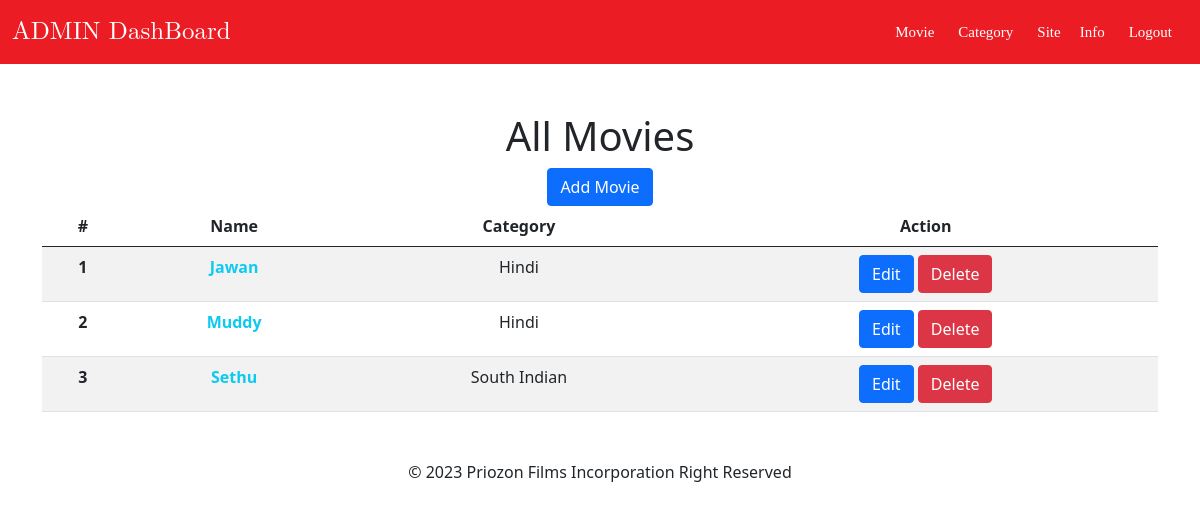
The app's page /administration/ (signed in), older data.
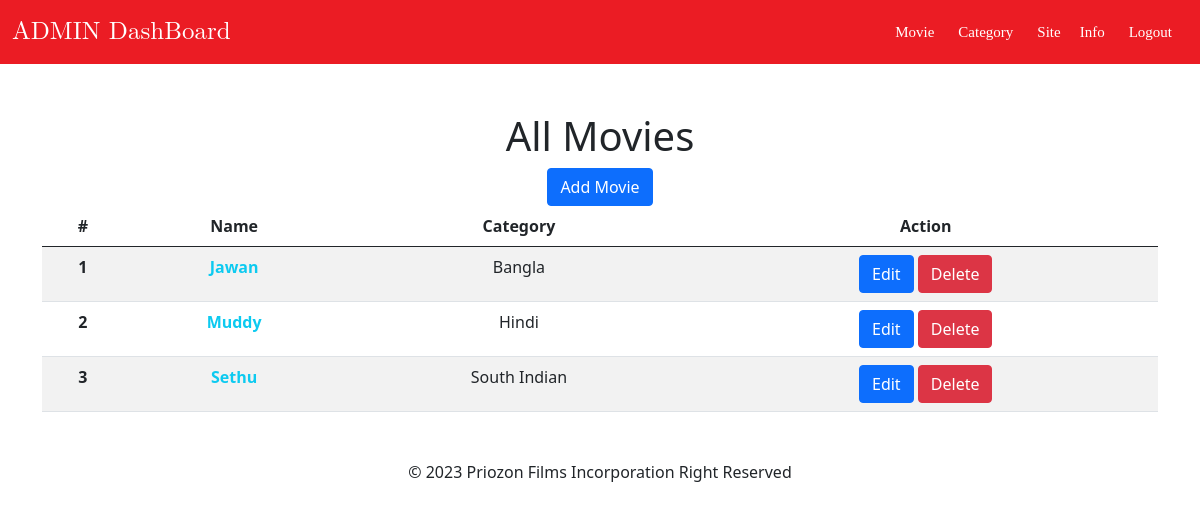
The same page, newer data.
### app/models.py (models this page shows, shortened)
class Movie(models.Model):
    title = models.CharField(max_length=100)
    year = models.IntegerField()
    rating = models.FloatField()
    genre = models.ForeignKey(Category,on_delete=models.CASCADE)
    description = models.TextField()
    image = models.ImageField(upload_to='images/',blank=True,default='images/default.jpg')
    class Meta:
        verbose_name_plural = 'Movies'

class Category(models.Model):
    name = models.CharField(max_length=100)
    cretaed_at = models.DateTimeField(auto_now_add=True)
    def __str__(self):
        return self.name
    class Meta:
        verbose_name_plural = 'Categories'

### app/views.py (the view)
# urls.py: path('administration/',views.administration,name="dashboard"),
@login_required(login_url='login')
def administration(request):
    movies = Movie.objects.all()
    context = {
        'movies':movies
    }
    return render(request,'dashboard.html',context=context)

### app/context_processors.py (called while the page is built)
def siteinfo(request):
    info = models.Info.objects.all().first()
    print(info)
    return {'info':info}

def categories(request):
    categories = models.Category.objects.all()
    return {'categories':categories}

### app/models.py (called while the page is built)
    def __str__(self):
        return self.name

### app/templates/dashboard.html
{% extends 'adminbase.html' %}
{% block body %}
<div class="container text-center">
          <h1 class="text-bold  mt-5 ">All Movies</h1>
          <a href="{% url 'addmovie' %}" class="btn btn-primary">Add Movie</a>
          <table class="table table-striped">
  <thead>
    <tr>
      <th scope="col">#</th>
      <th scope="col">Name</th>
      <th scope="col">Category</th>
      <th scope="col">Action</th>
    </tr>
  </thead>
  <tbody>
    {% for m in movies %}
        <tr>
        <th scope="row ">{{forloop.counter}}</th>
        <td class="fw-bold text-info">{{m.title}}</td>
        <td>{{m.genre}}</td>
        <td>
        <a href="{% url "movieupdate" m.id %}" class="btn btn-primary">Edit</a>
        <a href="{% url "moviedelete" m.id %}" class="btn btn-danger">Delete</a>
        </td>
        </tr>
    {% endfor %}
  </tbody>
</table>
</div>
{% endblock body %}

Row changes from the older to the newer data that the page shows:
changed Movie "Jawan": genre "Hindi" → "Bangla"
